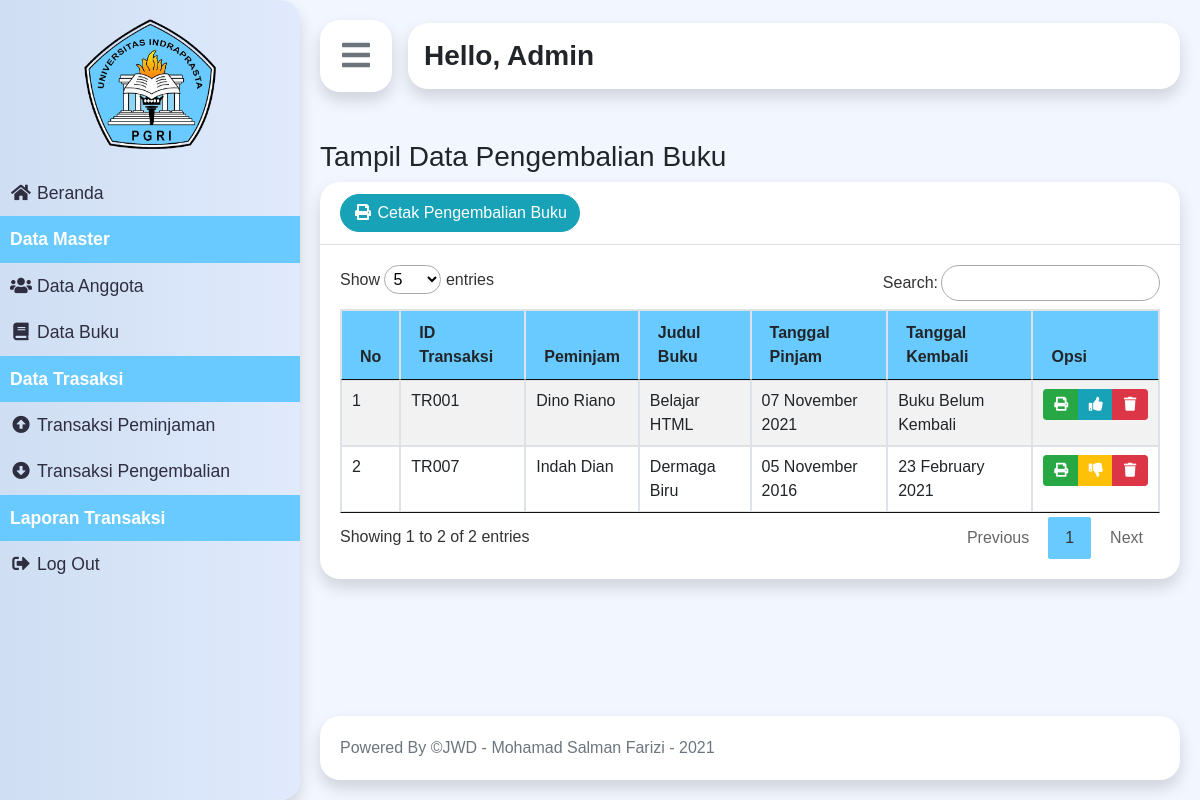
Screenshot of /index.php?p=pengembalian (signed in) with the database file from the repository.
### tables this page shows
CREATE TABLE `tbtransaksi` (
  `idtransaksi` varchar(5) NOT NULL,
  `idanggota` varchar(5) NOT NULL,
  `idbuku` varchar(5) NOT NULL,
  `tglpinjam` date NOT NULL,
  `tglkembali` date NOT NULL
);

CREATE TABLE `tbanggota` (
  `idanggota` varchar(5) NOT NULL,
  `nama` varchar(30) NOT NULL,
  `jeniskelamin` varchar(10) NOT NULL,
  `alamat` varchar(40) NOT NULL,
  `status` varchar(20) NOT NULL,
  `foto` varchar(100) DEFAULT NULL
);

CREATE TABLE `tbbuku` (
  `idbuku` varchar(5) NOT NULL,
  `judulbuku` varchar(50) NOT NULL,
  `kategori` varchar(50) NOT NULL,
  `pengarang` varchar(40) NOT NULL,
  `penerbit` varchar(40) NOT NULL,
  `status` varchar(10) NOT NULL
);

### pages/pengembalian.php (the view)
<?php
require('./controller/connection.php');
$buku = mysqli_query($con, "SELECT tbtransaksi.idtransaksi, tbtransaksi.tglpinjam, tbtransaksi.tglkembali, tbbuku.judulbuku, tbanggota.nama FROM tbtransaksi JOIN tbbuku ON tbbuku.idbuku =  tbtransaksi.idbuku JOIN tbanggota ON tbanggota.idanggota = tbtransaksi.idanggota");
?>
<div>
    <h3>Tampil Data Pengembalian Buku</h3>
</div>
<div class="card border-0 shadow">
    <div class="card-header">
        <a target="_blank" href="pages/cetakSemuaPengembalian.php" class="btn btn-info rounded-pill"><i class="fas fa-fw fa-print"></i> Cetak Pengembalian Buku</a>
    </div>
    <div class="card-body">
        <div class="table-responsive">
            <table id="dataTable" class="table table-bordered table-hover table-striped">
                <thead>
                    <tr class="bg-blue">
                        <th class="text-capitalize">No</th>
                        <th>ID Transaksi</th>
                        <th class="text-capitalize">Peminjam</th>
                        <th class="text-capitalize">Judul Buku</th>
                        <th class="text-capitalize">Tanggal Pinjam</th>
                        <th class="text-capitalize">Tanggal Kembali</th>
                        <th class="text-capitalize">opsi</th>
                    </tr>
                </thead>
                <tbody>
                    <?php foreach ($buku as $key => $value) : ?>
                        <tr>
                            <td><?= $key + 1; ?></td>
                            <td><?= $value['idtransaksi']; ?></td>
                            <td><?= $value['nama']; ?></td>
                            <td><?= $value['judulbuku']; ?></td>
                            <td><?= date('d F Y', strtotime($value['tglpinjam'])); ?></td>
                            <td><?= ($value['tglkembali'] == '1970-01-01') ? "Buku Belum Kembali" : date('d F Y', strtotime($value['tglkembali'])); ?></td>
                            <td>
                                <div class="btn-group" role="group" aria-label="Basic example">
                                    <a target="_blank" href="pages/cetakPengembalian.php?id=<?= $value['idtransaksi']; ?>" class="btn btn-sm btn-success"><i class="fas fa-fw fa-print"></i></a>
                                    <?php if ($value['tglkembali'] == '1970-01-01') : ?>
                                        <a href="index.php?p=pengembalianApprove&id=<?= $value['idtransaksi']; ?>" onclick="return confirm('Apakah anda yakin buku ini sudah kembali ?');" class="btn btn-sm btn-info"><i class="fas fa-fw fa-thumbs-up text-white"></i></a>
                                    <?php else: ?>
                                        <a href="index.php?p=pengembalianDisapprove&id=<?= $value['idtransaksi']; ?>" onclick="return confirm('Apakah anda yakin buku ini belum kembali ?');" class="btn btn-sm btn-warning"><i class="fas fa-fw fa-thumbs-down text-white"></i></a>
                                    <?php endif; ?>
                                    <a href="index.php?p=pengembalianDelete&id=<?= $value['idtransaksi']; ?>" onclick="return confirm('Apakah anda yakin ingin menhapus transaksi ini ?');" class="btn btn-sm btn-danger"><i class="fas fa-fw fa-trash"></i></a>
                                </div>
                            </td>
                        </tr>
                    <?php endforeach; ?>
                </tbody>
            </table>
        </div>
    </div>
</div>

### asset/css/style.css (style rules this page uses)
body { font-family: "Poppins", sans-serif; background: #fafafa; }
.card { border-radius: 20px; }
.card-header { background-color: transparent; }
.bg-blue { background-color: #68cafe; }

### rows the page displays
tbtransaksi: idtransaksi "TR001", idanggota.nama "Dino Riano", idbuku.judulbuku "Belajar HTML", tglpinjam "07 November 2021", tglkembali "Buku Belum Kembali"
tbtransaksi: idtransaksi "TR007", idanggota.nama "Indah Dian", idbuku.judulbuku "Dermaga Biru", tglpinjam "05 November 2016", tglkembali "23 February 2021"

### other values shown
$_SESSION['nama'] "Admin"
